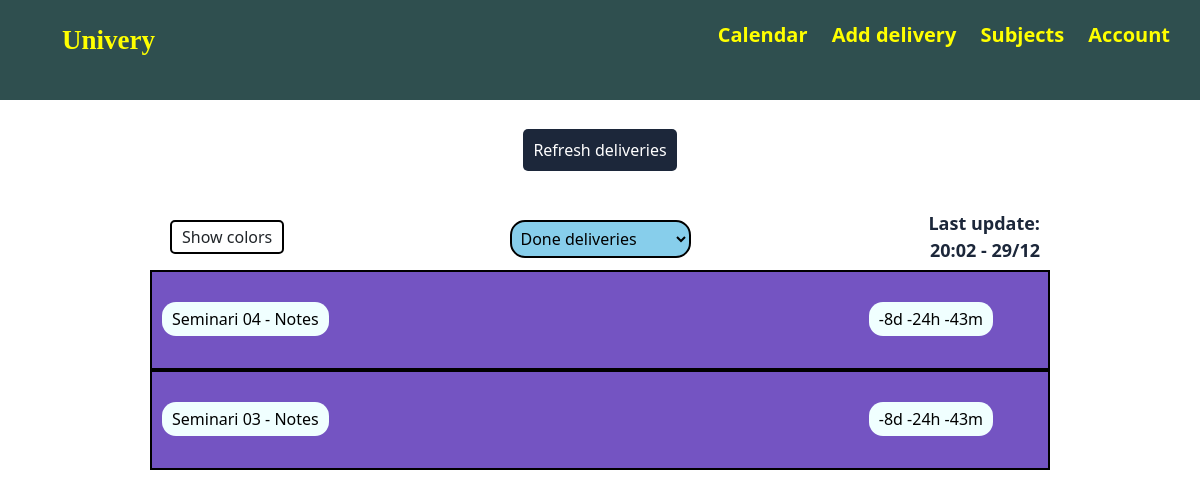
The app's page /done (signed in), older data.
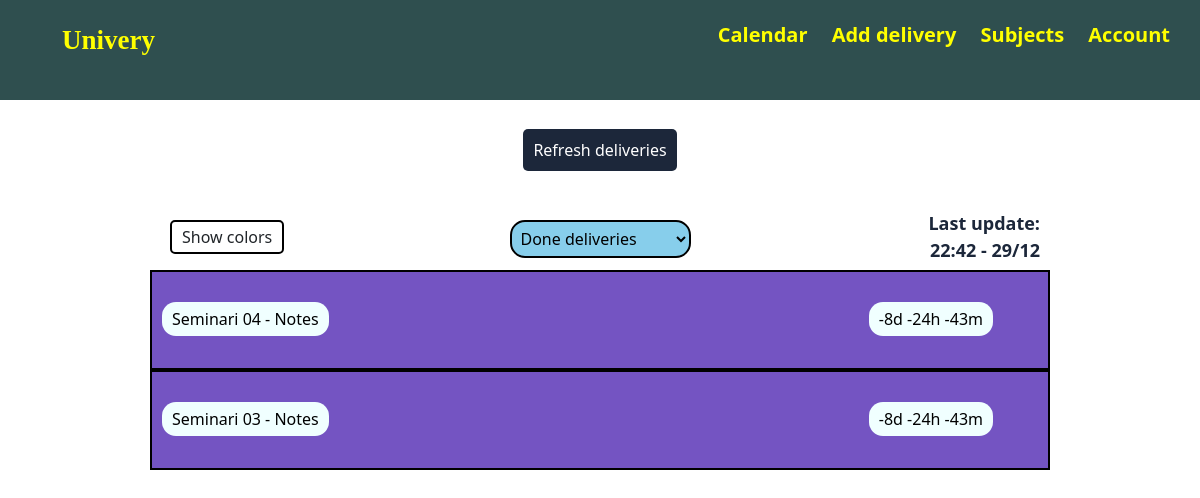
The same page, newer data.
### app/models.py (models this page shows, shortened)
class User(db.Model, UserMixin):
    id = db.Column(db.Integer, primary_key=True)
    fullname = db.Column(db.String(50), nullable=False)
    identification = db.Column(db.String(15), unique=True, nullable=False)
    password = db.Column(db.String(60), nullable=False)
    deliveries = db.relationship('Delivery', backref='user', lazy=True)
    subjects = db.relationship('Subject', backref='user', lazy=True)
    last_update = db.Column(db.DateTime, nullable=True)

class Delivery(db.Model):
    id = db.Column(db.Integer, primary_key=True)
    name = db.Column(db.String(50), nullable=False)
    description = db.Column(db.String(400))
    toDate = db.Column(db.DateTime, nullable=True)
    toDateStr = db.Column(db.String(20), nullable=True)
    url = db.Column(db.String(300), nullable=True)
    user_id = db.Column(db.Integer, db.ForeignKey('user.id'), nullable=False)
    subject_id = db.Column(db.Integer, db.ForeignKey('subject.id'), nullable=False)
    isDone = db.Column(db.Boolean, nullable=False, default=False)
    isEliminated = db.Column(db.Boolean, nullable=False, default=False)

### app/main/routes.py (the view)
@main.route("/done")
@login_required
def done_deliveries():
    return render_template('delivery/done-deliveries.html', title="Done",
            deliveries=filter_deliveries(
                current_user.deliveries,
                lambda d: d.isDone and not d.isEliminated),
            date_format=DATE_FORMAT)

### app/deliveries/utils.py (called while the page is built)
def filter_deliveries(deliveries, restriction):
    deliveries = [(i, db.session.query(Subject).filter_by(
        identification=i.subject_id,
        user_id=current_user.id).first()
        ) for i in deliveries if restriction(i)]
    return list(reversed(sorted(deliveries, key=lambda x: x[0].toDate)))

### app/models.py (called while the page is built)
@login_manager.user_loader
def load_user(user_id):
    return User.query.get(int(user_id))

### app/templates/delivery/done-deliveries.html (shortened to what this page needs)
{% extends "home.html" %}
{% block deliveries %}
<div class="menu">
    <div class="colors">
        <p id="colors-btn">Show colors</p>
    </div>
    <div class="dropdown">
        <select class="delivery-dropdown" id="delivery-type"  onchange="deliveryType()">
            <option selected value="done">Done deliveries</option>
        </select>
    </div>
    {% if current_user.last_update %}
        <div class="last-update">
            <p>Last update: <br>{{current_user.last_update.strftime("%H:%M - %d/%m") }}</p>
        </div>
    {% endif %}
</div>
<div id="done" class="delivery-container">
    {% if deliveries|length > 0 %}
        {% for delivery, subject in deliveries %}
            <div onclick="openPopup([
                    '{{delivery.name}}',
                    '{{delivery.description}}',
                    '{{delivery.toDate}}',
                    '{{delivery.url}}',
                    'Undone',
                    '{{subject.name}}',
                    '{{subject.id}}',
                    '{{delivery.id}}'
                    ], '{{request.endpoint}}')"
                    class="delivery-block" style="background-color: {{subject.color}};">
                <div class="delivery-name">
                    <p>{{delivery.name}}</p>
                </div>
                <div class="delivery-date">
                    <p class="time">{{delivery.toDate}}</p>
                </div>
            </div>
        {% endfor %}
    {% else %}
        <div class="delivery-block">
                <div class="delivery-name">
                    <p class="vcenter">No done deliveries</p>
                </div>
        </div>
    {% endif %}
</div>
{% endblock deliveries %}

### app/templates/home.html (shortened to what this page needs)
{% extends "base.html" %}
{% block content %}
<div class="home">
    <div class="waiting-loading">
        <div id="waiting" class="refresh-box">
            <p><a id="refresh-text" href="{{ url_for('deliveries.update_deliveries', next=request.endpoint) }}">Refresh deliveries</a></p>
        </div>
    </div>
    {% block deliveries %}{% endblock deliveries %}
</div>
{% endblock content %}

### app/templates/base.html (shortened to what this page needs)
<html lang="en">
<head>
    <link rel="stylesheet" type="text/css" href="/static/style.css">
    <link href="https://cdn.jsdelivr.net/npm/bootstrap@5.0.0-beta1/dist/css/bootstrap.min.css" rel="stylesheet">
</head>
<body>
    <header class="secondary-header">
        <div class="mycontainer left">
            <ul>
                <li><a id="logo" class="link" href="{{ url_for('main.home') }}">Univery</a></li>
            </ul>
        </div>
        <div class="mycontainer right">
            <ul>
                {% if current_user.is_authenticated %}
                <li><a class="link" href="{{ url_for('deliveries.calendar') }}">Calendar</a></li>
                <li><a class="link" href="{{ url_for('deliveries.add_delivery', next=request.endpoint) }}">Add delivery</a></li>
                <li><a class="link" href="{{ url_for('subjects.subjects_page') }}">Subjects</a></li>
                <li><a class="link" href="{{ url_for('users.account') }}">Account</a></li>
                {% else %}
                <li><a class="link" href="{{ url_for('users.login') }}">Login</a></li>
                <li><a class="link" href="{{ url_for('users.register') }}">Register</a></li>
                {% endif %}
            </ul>
        </div>
    </header>
    {% block content %}{% endblock %}
</body>
</html>
</html>

### app/static/style.css (style rules this page uses)
* { margin: 0; padding: 0; box-sizing: border-box; }
#logo { font-size: 27px; font-family: 'Lucida Sans'; }
.secondary-header { height: 100px; width: 100%; background-color: darkslategrey; }
.secondary-header ul { list-style: none; }
.secondary-header ul li { display: inline-block; margin: 0 10px; }
.link { text-decoration: none; color: yellow; font-weight: bold; font-size: 20px; }
.mycontainer { width: fit-content; margin: 20px; }
.right { float: right; }
.left { float: left; }
.home { width: 100%; }
.delivery-container { width: min(80%, 900px); margin: 0 auto; height: 600px; overflow-y: scroll; }
.delivery-block { border: 2px solid black; height: 100px; margin-bottom: 0px; cursor: pointer; }
.delivery-name { width: 80%; float: left; height: 100px; vertical-align: middle; padding-left: 10px; padding-right: 10px; display: inline-block; padding-top: 30px; }
.delivery-name p { background-color: azure; color: black; width: fit-content; padding: 5px 10px; border-radius: 14px; }
.delivery-date { width: 20%; float: left; height: 100px; vertical-align: middle; display: inline-block; padding-top: 30px; }
.delivery-date p { background-color: azure; color: black; width: fit-content; padding: 5px 10px; border-radius: 14px; }
.refresh-box { height: 100px; text-align: center; line-height: 100px; vertical-align: middle; }
#refresh-text { background-color: #1c273a; padding: 10px; border-radius: 5px; text-decoration: none; color: white; }
.time { color: chartreuse; }
.menu { width: min(80%, 900px); margin: 0 auto; height: 70px; }
.colors { float: left; width: 30%; height: 100%; }
.colors p { width: fit-content; margin-left: 20px; margin-top: 20px; padding: 3px 10px; border: 2px solid black; border-radius: 5px; background-color: white; cursor: help; }
.last-update { float: left; width: 30%; height: 100%; }
.last-update p { text-align: right; font-size: 18px; color: #1c273a; font-weight: 600; margin-top: 10px; margin-right: 10px; }
.dropdown { height: 100%; float: left; width: 40%; text-align: center; }
.delivery-dropdown { margin-top: 20px; float: center; background-color: skyblue; padding: 5px; border: 2px solid black; border-radius: 15px; }

Row changes from the older to the newer data that the page shows:
changed User: last_update "20:02 - 29/12" → "22:42 - 29/12"
